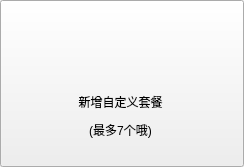
<?xml version="1.0" encoding="UTF-8"?>
<ui version="4.0">
 <class>OnekeyListAddUI</class>
 <widget class="QPushButton" name="OnekeyListAddUI">
  <property name="geometry">
   <rect>
    <x>0</x>
    <y>0</y>
    <width>244</width>
    <height>167</height>
   </rect>
  </property>
  <property name="minimumSize">
   <size>
    <width>244</width>
    <height>167</height>
   </size>
  </property>
  <property name="maximumSize">
   <size>
    <width>244</width>
    <height>167</height>
   </size>
  </property>
  <widget class="QLabel" name="onekey_label_1">
   <property name="geometry">
    <rect>
     <x>63</x>
     <y>92</y>
     <width>115</width>
     <height>20</height>
    </rect>
   </property>
   <property name="text">
    <string>新增自定义套餐</string>
   </property>
   <property name="alignment">
    <set>Qt::AlignCenter</set>
   </property>
  </widget>
  <widget class="QLabel" name="onekey_label_2">
   <property name="geometry">
    <rect>
     <x>63</x>
     <y>120</y>
     <width>115</width>
     <height>20</height>
    </rect>
   </property>
   <property name="text">
    <string>(最多7个哦)</string>
   </property>
   <property name="alignment">
    <set>Qt::AlignCenter</set>
   </property>
  </widget>
 </widget>
 <layoutdefault spacing="6" margin="11"/>
 <resources>
  <include location="../../UmInstallerAssistant.qrc"/>
 </resources>
 <connections/>
</ui>
